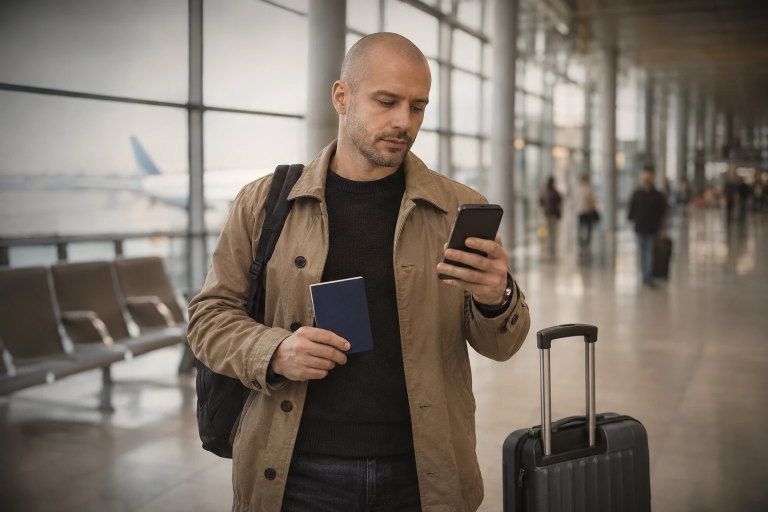
#> input picture lawyer-sites/uchet.com.ua/blog/photos-src/01-vyizd-z-kredytom.webp, 1536 x 1024 px (shown at 1/2 size); its folder holds 4 pictures in this run
$ python make_photos.py
#> lines starting #> are read from the running program, lines starting #| are printed output that depends on the picture
#!/usr/bin/env python3
"""photos-src/NN-*.webp (1536x1024) -> photos/<slug>.webp 760x507 (3:2), q74. Нумерація NN = № статті."""
import os, sys, glob
sys.path.insert(0, os.path.dirname(os.path.abspath(__file__)))
from articles import ARTICLES
from PIL import Image
H = os.path.dirname(os.path.abspath(__file__)); os.makedirs(os.path.join(H,'photos'), exist_ok=True)
for a in ARTICLES:
    g = glob.glob(os.path.join(H, 'photos-src', f'{a[0]:02d}-*.webp'))
    if not g: print('немає фото №', a[0]); continue
    f = g[0]
    im = Image.open(f).convert('RGB').resize((760,507), Image.LANCZOS)
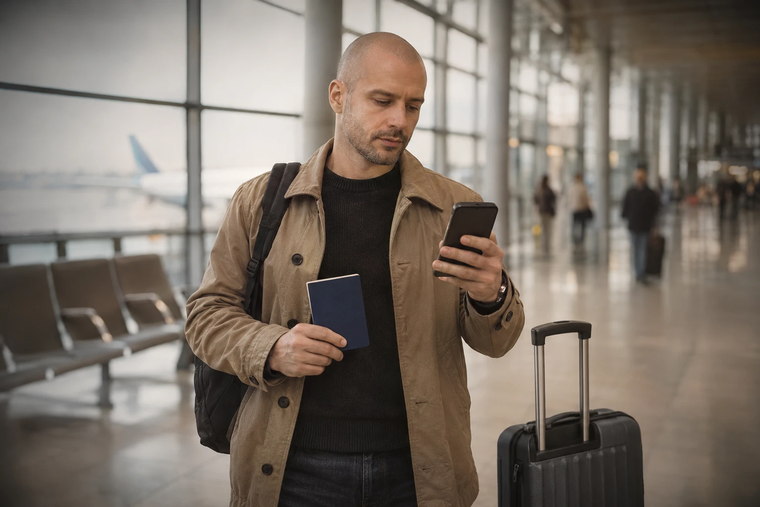
#> im: PIL image 760x507 RGB; mean R, G, B 124.9, 114.9, 105.1
    im.save(os.path.join(H,'photos',a[2]+'.webp'), quality=74, method=6)
#> pass 2 of the loop `for a in ARTICLES:`:
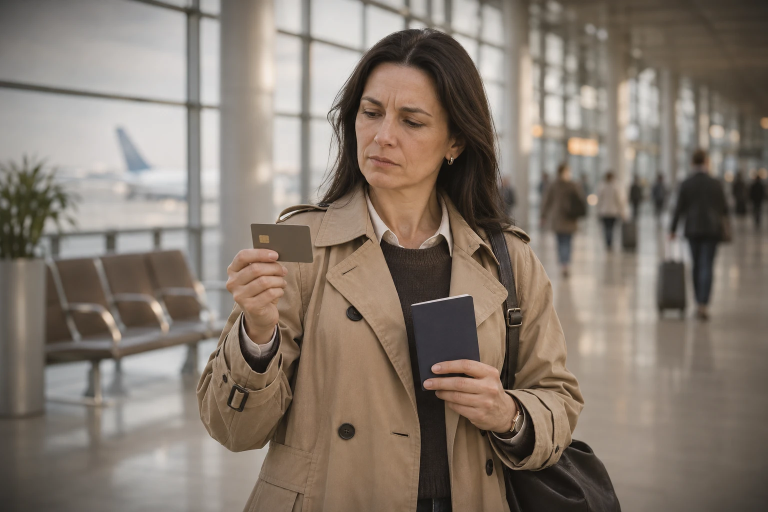
#> input picture lawyer-sites/uchet.com.ua/blog/photos-src/02-kredytna-kartka.webp, 1536 x 1024 px (shown at 1/2 size)
#> `im = Image.open(f).convert('RGB').resize((760,507), Image.LANCZOS)`:
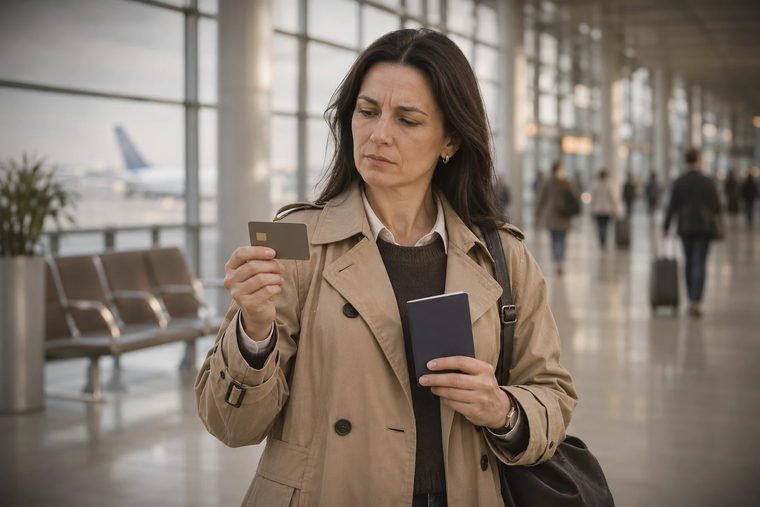
#> im: PIL image 760x507 RGB; mean R, G, B 132.9, 121.1, 110
#> pass 3 of the loop `for a in ARTICLES:`:
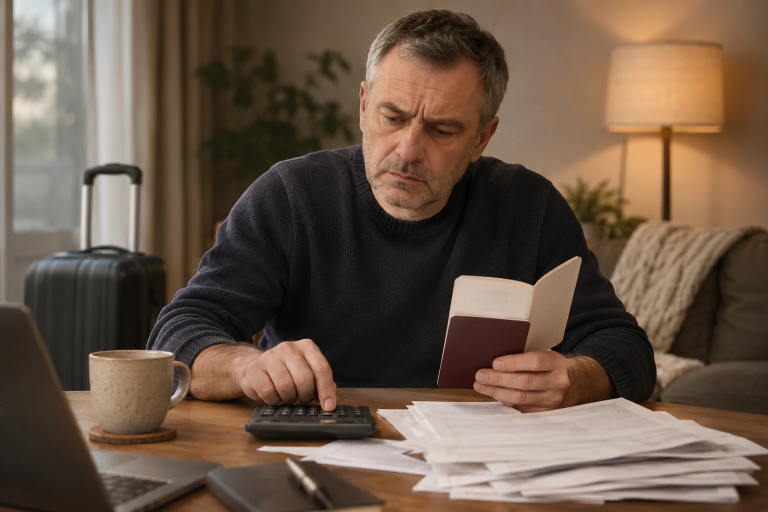
#> input picture lawyer-sites/uchet.com.ua/blog/photos-src/03-suma-zaborhovanosti.webp, 1536 x 1024 px (shown at 1/2 size)
#> `im = Image.open(f).convert('RGB').resize((760,507), Image.LANCZOS)`:
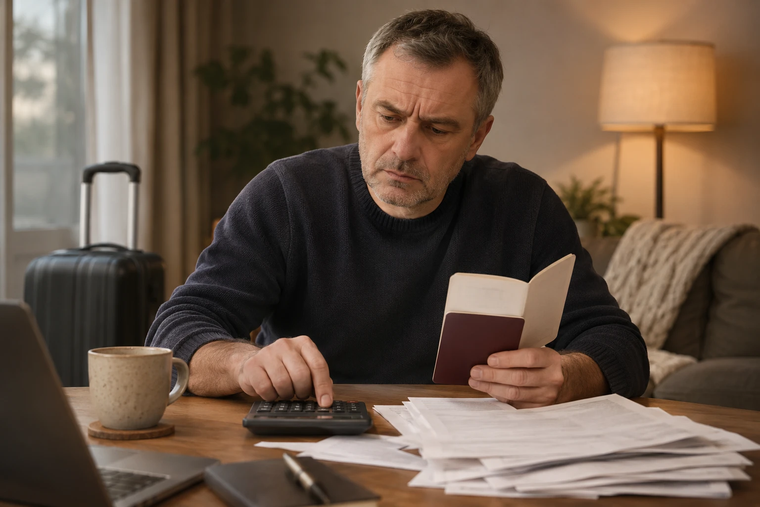
#> im: PIL image 760x507 RGB; mean R, G, B 106, 86.8, 71.4
#> the loop made 6 passes; the first 3 are shown
print('ok', sum(os.path.getsize(p) for p in glob.glob(os.path.join(H,'photos','*.webp')))//1024, 'KB')
